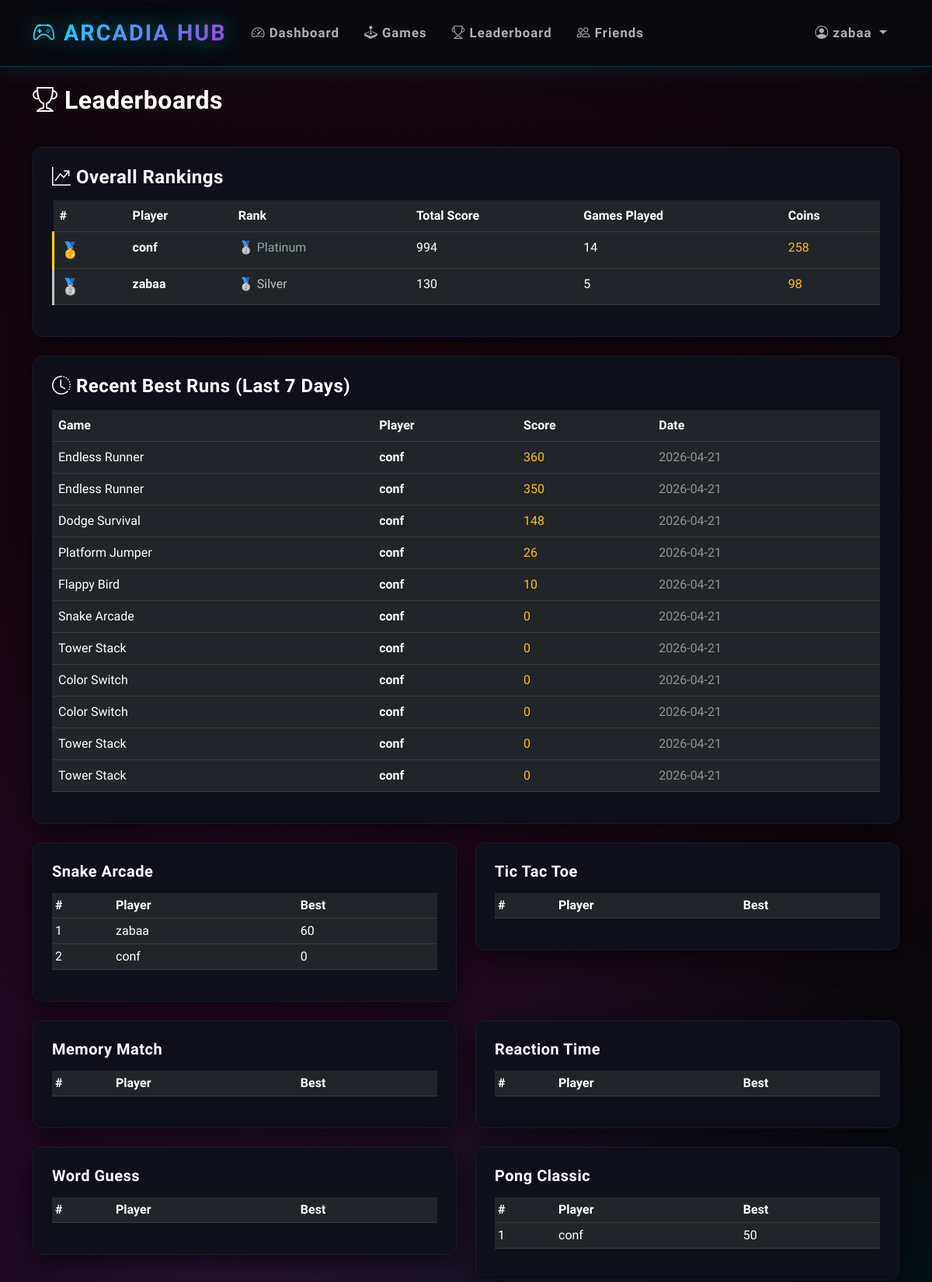
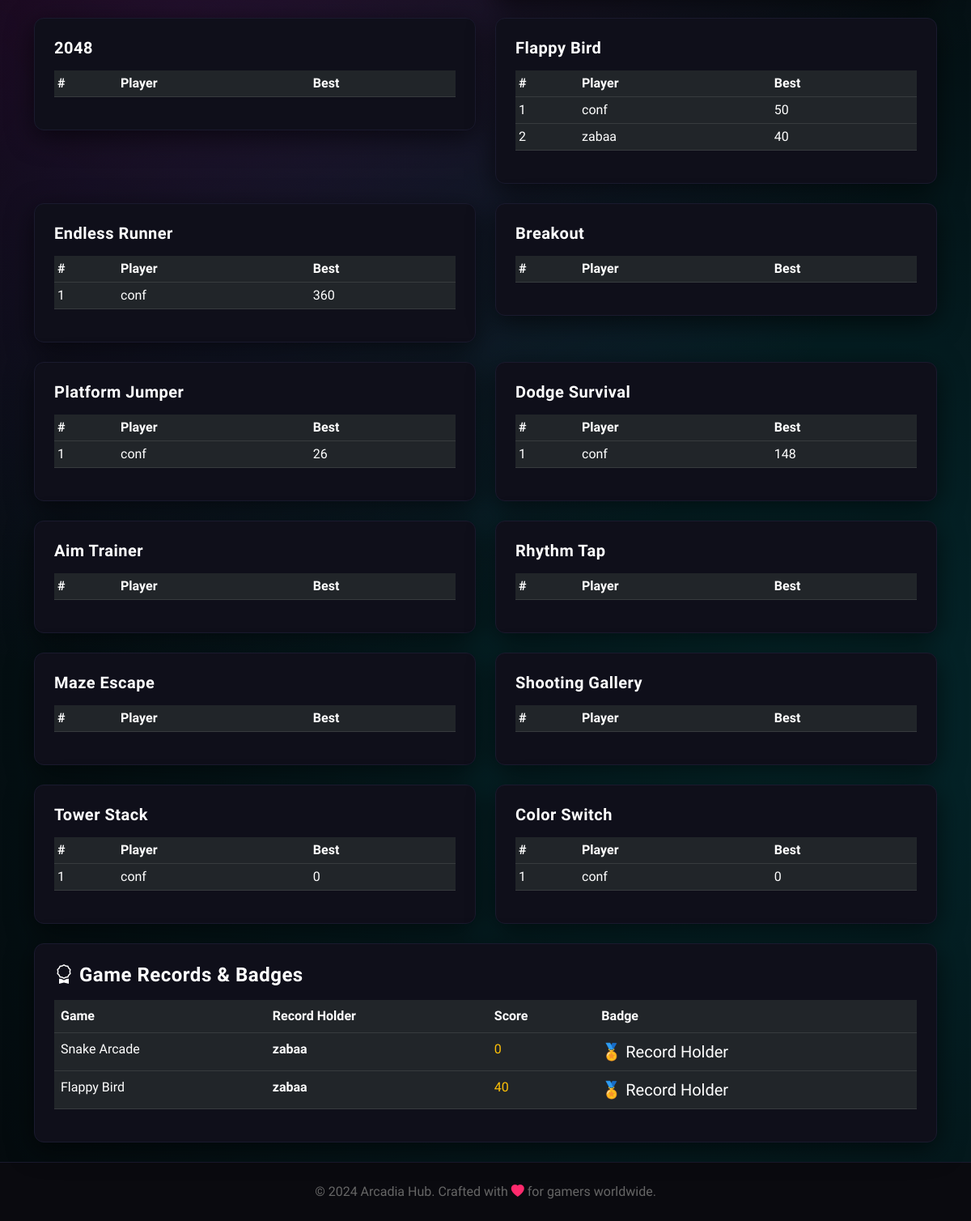
/leaderboard (signed in), run on the app's committed database (2 pictures, top to bottom).
### tables this page shows
CREATE TABLE users (user_id INTEGER PRIMARY KEY AUTOINCREMENT, username TEXT UNIQUE NOT NULL, password_hash TEXT NOT NULL, email TEXT UNIQUE NOT NULL, created_at TIMESTAMP DEFAULT CURRENT_TIMESTAMP, last_login DATE, streak INTEGER DEFAULT 0, coins INTEGER DEFAULT 100, total_games_played INTEGER DEFAULT 0, total_score INTEGER DEFAULT 0, avatar_config TEXT, settings_config TEXT DEFAULT '{"theme": "dark", "sound": true, "notifications": true}', xp INTEGER DEFAULT 0, player_level INTEGER DEFAULT 1);

CREATE TABLE scores (score_id INTEGER PRIMARY KEY AUTOINCREMENT, user_id INTEGER NOT NULL, game_key TEXT NOT NULL, score INTEGER NOT NULL, play_time INTEGER DEFAULT 0, achieved_at TIMESTAMP DEFAULT CURRENT_TIMESTAMP, FOREIGN KEY(user_id) REFERENCES users(user_id) ON DELETE CASCADE, FOREIGN KEY(game_key) REFERENCES games(game_key) ON DELETE CASCADE);

CREATE TABLE games (game_id INTEGER PRIMARY KEY AUTOINCREMENT, game_key TEXT UNIQUE NOT NULL, name TEXT NOT NULL, category TEXT, difficulty TEXT, play_count INTEGER DEFAULT 0, icon TEXT, color TEXT);

CREATE TABLE game_records (record_id INTEGER PRIMARY KEY AUTOINCREMENT, game_key TEXT NOT NULL, user_id INTEGER NOT NULL, record_score INTEGER NOT NULL, badge_name TEXT, badge_icon TEXT, set_at TIMESTAMP DEFAULT CURRENT_TIMESTAMP, UNIQUE(game_key), FOREIGN KEY(user_id) REFERENCES users(user_id) ON DELETE CASCADE, FOREIGN KEY(game_key) REFERENCES games(game_key) ON DELETE CASCADE);

### app.py (the view)
@app.route('/leaderboard')
@login_required
def leaderboard():
    overall = db.fetch_all("SELECT u.username, SUM(s.score) as total_score, COUNT(s.score_id) as games_played, u.coins FROM scores s JOIN users u ON s.user_id = u.user_id GROUP BY s.user_id ORDER BY total_score DESC LIMIT 50")
    games_list = db.fetch_all("SELECT game_key, name FROM games")
    game_leaderboards = {}
    for game in games_list:
        game_leaderboards[game['game_key']] = db.fetch_all("SELECT u.username, MAX(s.score) as high_score, COUNT(s.score_id) as times_played FROM scores s JOIN users u ON s.user_id = u.user_id WHERE s.game_key = ? GROUP BY s.user_id ORDER BY high_score DESC LIMIT 20", (game['game_key'],))
    records = db.fetch_all("SELECT gr.*, g.name as game_name, u.username FROM game_records gr JOIN games g ON gr.game_key = g.game_key JOIN users u ON gr.user_id = u.user_id ORDER BY gr.set_at DESC")
    recent_best = db.fetch_all("""
        SELECT s.*, u.username, g.name as game_name
        FROM scores s
        JOIN users u ON s.user_id = u.user_id
        JOIN games g ON s.game_key = g.game_key
        WHERE s.achieved_at >= datetime('now', '-7 days')
        ORDER BY s.score DESC
        LIMIT 20
    """)
    def get_rank_tier(score):
        if score >= 5000:
            return {'name': 'Legend', 'icon': '👑', 'color': '#ffd700'}
        elif score >= 2000:
            return {'name': 'Master', 'icon': '💎', 'color': '#9b59b6'}
        elif score >= 1000:
            return {'name': 'Diamond', 'icon': '🔷', 'color': '#3498db'}
        elif score >= 500:
            return {'name': 'Platinum', 'icon': '🥈', 'color': '#95a5a6'}
        elif score >= 200:
            return {'name': 'Gold', 'icon': '🥇', 'color': '#f39c12'}
        elif score >= 100:
            return {'name': 'Silver', 'icon': '🥈', 'color': '#bdc3c7'}
        else:
            return {'name': 'Bronze', 'icon': '🥉', 'color': '#cd7f32'}
    return render_template('leaderboard.html',
                          overall=overall,
                          game_leaderboards=game_leaderboards,
                          games=games_list,
                          records=records,
                          recent_best=recent_best,
                          get_rank_tier=get_rank_tier)

### app.py (called while the page is built)
def login_required(f):
    @wraps(f)
    def decorated_function(*args, **kwargs):
        if 'user_id' not in session:
            flash('Please log in to access this page', 'warning')
            return redirect(url_for('login'))
        session.permanent = True
        return f(*args, **kwargs)
    return decorated_function

@app.before_request
def load_user():
    if 'user_id' in session:
        user = db.fetch_one("SELECT * FROM users WHERE user_id = ?", (session['user_id'],))
        if user:
            session.permanent = True

    def fetch_one(self, query, params=()):
        try:
            self.cursor.execute(query, params)
            return self.cursor.fetchone()
        except Exception as e:
            logger.error(f"Database fetch_one error: {e}\nQuery: {query}")
            raise

    def fetch_all(self, query, params=()):
        try:
            self.cursor.execute(query, params)
            return self.cursor.fetchall()
        except Exception as e:
            logger.error(f"Database fetch_all error: {e}\nQuery: {query}")
            raise

### templates/leaderboard.html (shortened to what this page needs)
{% extends "base.html" %}
{% block content %}
<div class="row mb-4">
    <div class="col-md-12">
        <h2 class="text-white mb-3"><i class="bi bi-trophy"></i> Leaderboards</h2>
    </div>
</div>
<div class="card p-4 mb-4">
    <h4 class="text-white mb-3"><i class="bi bi-graph-up-arrow"></i> Overall Rankings</h4>
    <div class="table-responsive">
        <table class="table table-dark table-hover">
            <thead>
                <tr>
                    <th class="text-white">#</th>
                    <th class="text-white">Player</th>
                    <th class="text-white">Rank</th>
                    <th class="text-white">Total Score</th>
                    <th class="text-white">Games Played</th>
                    <th class="text-white">Coins</th>
                </tr>
            </thead>
            <tbody>
                {% for player in overall %}
                {% set tier = get_rank_tier(player.total_score) %}
                <tr class="{% if loop.index <= 3 %}leaderboard-item{% endif %}">
                    <td class="text-white fs-5">
                        {% if loop.index == 1 %}🥇{% elif loop.index == 2 %}🥈{% elif loop.index == 3 %}🥉{% else %}#{{ loop.index }}{% endif %}
                    </td>
                    <td class="text-white fw-bold">{{ player.username }}</td>
                    <td>
                        <span style="color: {{ tier.color }};">
                            {{ tier.icon }} {{ tier.name }}
                        </span>
                    </td>
                    <td class="text-white">{{ player.total_score }}</td>
                    <td class="text-white">{{ player.games_played }}</td>
                    <td class="text-warning">{{ player.coins }}</td>
                </tr>
                {% endfor %}
            </tbody>
        </table>
    </div>
</div>
{% if recent_best %}
<div class="card p-4 mb-4">
    <h4 class="text-white mb-3"><i class="bi bi-clock-history"></i> Recent Best Runs (Last 7 Days)</h4>
    <div class="table-responsive">
        <table class="table table-dark table-hover">
            <thead>
                <tr>
                    <th class="text-white">Game</th>
                    <th class="text-white">Player</th>
                    <th class="text-white">Score</th>
                    <th class="text-white">Date</th>
                </tr>
            </thead>
            <tbody>
                {% for run in recent_best %}
                <tr>
                    <td class="text-white">{{ run.game_name }}</td>
                    <td class="text-white fw-bold">{{ run.username }}</td>
                    <td class="text-warning">{{ run.score }}</td>
                    <td class="text-white-50">{{ run.achieved_at[:10] }}</td>
                </tr>
                {% endfor %}
            </tbody>
        </table>
    </div>
</div>
{% endif %}
<div class="row g-4">
    {% for game in games %}
    <div class="col-md-6">
        <div class="card p-4">
            <h5 class="text-white mb-3">
                {{ game.icon }} {{ game.name }}
            </h5>
            <div class="table-responsive">
                <table class="table table-dark table-sm">
                    <thead>
                        <tr>
                            <th class="text-white">#</th>
                            <th class="text-white">Player</th>
                            <th class="text-white">Best</th>
                        </tr>
                    </thead>
                    <tbody>
                        {% for entry in game_leaderboards[game.game_key][:5] %}
                        <tr>
                            <td class="text-white">{{ loop.index }}</td>
                            <td class="text-white">{{ entry.username }}</td>
                            <td class="text-white">{{ entry.high_score }}</td>
                        </tr>
                        {% endfor %}
                    </tbody>
                </table>
            </div>
        </div>
    </div>
    {% endfor %}
</div>
<div class="card p-4 mt-4">
    <h4 class="text-white mb-3"><i class="bi bi-award"></i> Game Records & Badges</h4>
    {% if records %}
    <div class="table-responsive">
        <table class="table table-dark table-hover">
            <thead>
                <tr>
                    <th class="text-white">Game</th>
                    <th class="text-white">Record Holder</th>
                    <th class="text-white">Score</th>
                    <th class="text-white">Badge</th>
                </tr>
            </thead>
            <tbody>
                {% for record in records %}
                <tr>
                    <td class="text-white">{{ record.game_name }}</td>
                    <td class="text-white fw-bold">{{ record.username }}</td>
                    <td class="text-warning">{{ record.record_score }}</td>
                    <td class="text-white fs-5">{{ record.badge_icon }} {{ record.badge_name }}</td>
                </tr>
                {% endfor %}
            </tbody>
        </table>
    </div>
    {% else %}
    <p class="text-muted">No records set yet. Be the first to break a record!</p>
    {% endif %}
</div>
{% endblock %}

### templates/base.html (shortened to what this page needs)
<!DOCTYPE html>
<html lang="en" data-bs-theme="dark">
<head>
    <link href="https://cdn.jsdelivr.net/npm/bootstrap@5.3.0/dist/css/bootstrap.min.css" rel="stylesheet">
    <link rel="stylesheet" href="https://cdn.jsdelivr.net/npm/bootstrap-icons@1.10.0/font/bootstrap-icons.css">
</head>
<body>
    <nav class="navbar navbar-expand-lg navbar-dark sticky-top">
        <div class="container">
            <a class="navbar-brand" href="{{ url_for('dashboard') }}">
                <i class="bi bi-controller"></i> ARCADIA HUB
            </a>
            {% if session.user_id %}
            <div class="collapse navbar-collapse" id="navbarNav">
                <ul class="navbar-nav me-auto">
                    <li class="nav-item">
                        <a class="nav-link" href="{{ url_for('dashboard') }}">
                            <i class="bi bi-speedometer2"></i> Dashboard
                        </a>
                    </li>
                    <li class="nav-item">
                        <a class="nav-link" href="{{ url_for('games') }}">
                            <i class="bi bi-joystick"></i> Games
                        </a>
                    </li>
                    <li class="nav-item">
                        <a class="nav-link" href="{{ url_for('leaderboard') }}">
                            <i class="bi bi-trophy"></i> Leaderboard
                        </a>
                    </li>
                    <li class="nav-item">
                        <a class="nav-link" href="{{ url_for('friends') }}">
                            <i class="bi bi-people"></i> Friends
                        </a>
                    </li>
                </ul>
                <ul class="navbar-nav">
                    <li class="nav-item dropdown">
                        <a class="nav-link dropdown-toggle" href="#" role="button" data-bs-toggle="dropdown">
                            <i class="bi bi-person-circle"></i> {{ session.username }}
                        </a>
                    </li>
                </ul>
            </div>
            {% endif %}
        </div>
    </nav>
    <main class="py-4">
        <div class="container">
            {% block content %}{% endblock %}
        </div>
    </main>
    <footer class="py-4 mt-auto">
        <div class="container text-center">
            <p class="mb-0" style="color: #666;">
                &copy; 2024 Arcadia Hub. Crafted with <i class="bi bi-heart-fill" style="color: var(--neon-pink);"></i> for gamers worldwide.
            </p>
        </div>
    </footer>
</body>
</html>

### templates/base.html (style rules this page uses)
* { margin: 0; padding: 0; box-sizing: border-box; }
:root { --neon-blue: #00f3ff; --neon-purple: #b829dd; --neon-pink: #ff2a6d; --neon-green: #05ffa1; --dark-bg: #0a0a0f; --darker-bg: #050508; --card-bg: #0f0f1a; --card-border: #1a1a2e; }
body { min-height: 100vh; background: var(--darker-bg); font-family: 'Rajdhani', sans-serif; color: #e0e0e0; overflow-x: hidden; }
body::before { content: ''; position: fixed; top: 0; left: 0; width: 100%; height: 100%; background: radial-gradient(circle at 20% 50%, rgba(184, 41, 221, 0.15) 0%, transparent 50%), radial-gradient(circle at 80% 80%, rgba(0, 243, 255, 0.15) 0%, transparent 50%), radial-gradient(circle at 40% 20%, rgba(255, 42, 109, 0.1) 0%, transparent 50%); pointer-events: none; z-index: -1; }
.navbar { background: rgba(10, 10, 15, 0.95) !important; backdrop-filter: blur(20px); border-bottom: 1px solid rgba(0, 243, 255, 0.2); box-shadow: 0 4px 30px rgba(0, 243, 255, 0.1); padding: 1rem 0; }
.navbar-brand { font-family: 'Orbitron', sans-serif; font-weight: 900; font-size: 1.8rem; background: linear-gradient(135deg, var(--neon-blue), var(--neon-purple)); -webkit-background-clip: text; -webkit-text-fill-color: transparent; background-clip: text; text-shadow: 0 0 30px rgba(0, 243, 255, 0.5); letter-spacing: 2px; }
.nav-link { font-weight: 600; font-size: 1.05rem; letter-spacing: 1px; color: #b0b0b0 !important; transition: all 0.3s ease; position: relative; padding: 0.5rem 1rem !important; }
.nav-link::before { content: ''; position: absolute; bottom: 0; left: 50%; transform: translateX(-50%); width: 0; height: 2px; background: linear-gradient(90deg, var(--neon-blue), var(--neon-purple)); transition: width 0.3s ease; }
.card { background: var(--card-bg) !important; border: 1px solid var(--card-border) !important; border-radius: 12px; box-shadow: 0 8px 32px rgba(0, 0, 0, 0.6); transition: all 0.3s ease; position: relative; overflow: hidden; }
.card::before { content: ''; position: absolute; top: 0; left: 0; right: 0; height: 2px; background: linear-gradient(90deg, transparent, var(--neon-blue), var(--neon-purple), transparent); opacity: 0; transition: opacity 0.3s ease; }
.leaderboard-item:nth-child(1) { background: linear-gradient(135deg, rgba(255, 215, 0, 0.15), rgba(255, 193, 7, 0.05)); border-left: 3px solid #ffd700; }
.leaderboard-item:nth-child(2) { background: linear-gradient(135deg, rgba(192, 192, 192, 0.15), rgba(169, 169, 169, 0.05)); border-left: 3px solid #c0c0c0; }
footer { background: var(--dark-bg); border-top: 1px solid var(--card-border); }
h1, h2, h3, h4, h5, h6 { font-family: 'Rajdhani', sans-serif; font-weight: 700; letter-spacing: 0.5px; }

### data on the page
users: username "zabaa", icon "🥈", name "Silver", total_score "130", games_played "5", coins "98", high_score "60", high_score "40"
users: username "conf", icon "🥈", name "Platinum", total_score "994", games_played "14", coins "258", high_score "0", high_score "50", high_score "360", high_score "26", high_score "148"
scores: game_name "Endless Runner", username "conf", score "360", achieved_at "2026-04-21"
scores: game_name "Endless Runner", username "conf", score "350", achieved_at "2026-04-21"
scores: game_name "Dodge Survival", username "conf", score "148", achieved_at "2026-04-21"
scores: game_name "Platform Jumper", username "conf", score "26", achieved_at "2026-04-21"
scores: game_name "Flappy Bird", username "conf", score "10", achieved_at "2026-04-21"
scores: game_name "Snake Arcade", username "conf", score "0", achieved_at "2026-04-21"
scores: game_name "Tower Stack", username "conf", score "0", achieved_at "2026-04-21"
scores: game_name "Color Switch", username "conf", score "0", achieved_at "2026-04-21"
scores: game_name "Color Switch", username "conf", score "0", achieved_at "2026-04-21"
scores: game_name "Tower Stack", username "conf", score "0", achieved_at "2026-04-21"
scores: game_name "Tower Stack", username "conf", score "0", achieved_at "2026-04-21"
games: name "Snake Arcade"
games: name "Tic Tac Toe"
games: name "Memory Match"
games: name "Reaction Time"
games: name "Word Guess"
games: name "Pong Classic"
games: name "2048"
games: name "Flappy Bird"
games: name "Endless Runner"
games: name "Breakout"
games: name "Platform Jumper"
games: name "Dodge Survival"
games: name "Aim Trainer"
games: name "Rhythm Tap"
games: name "Maze Escape"
games: name "Shooting Gallery"
games: name "Tower Stack"
games: name "Color Switch"
game_records: game_name "Snake Arcade", username "zabaa", record_score "0", badge_icon "🏅", badge_name "Record Holder"
game_records: game_name "Flappy Bird", username "zabaa", record_score "40", badge_icon "🏅", badge_name "Record Holder"
